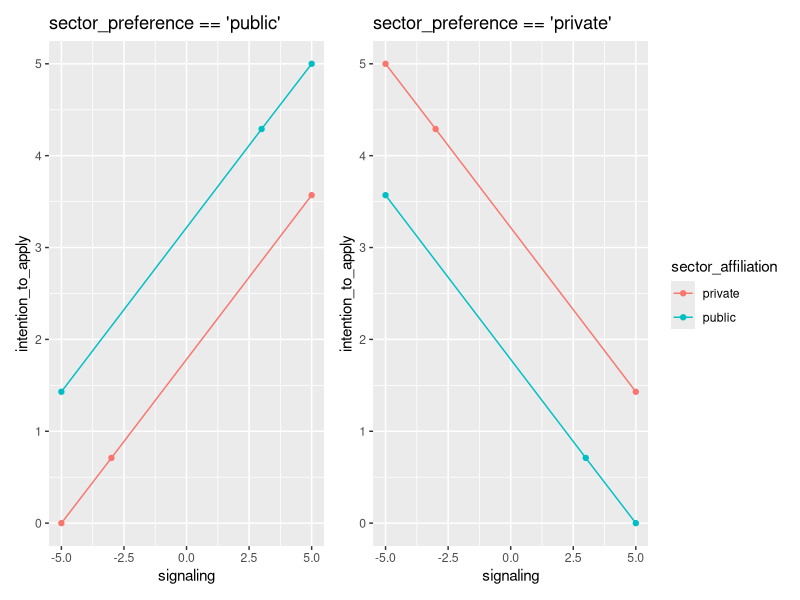
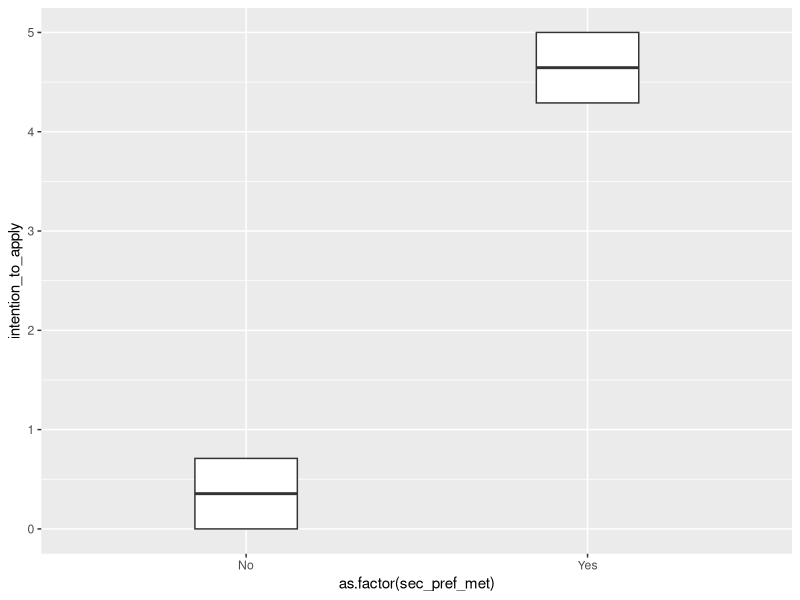

Here is the R script that generated these plots, in order:
# ---------------------------------------------------------------------------- #
#         Statistical analysis of the data collected in the experiment         #
#                                                                              #
#                     (c) Nico Gießmann, MA thesis, 2023-24                    #
# ---------------------------------------------------------------------------- #

# ---------------------------------- Imports --------------------------------- #

library(ggplot2)
library(dplyr)
library(patchwork)

sector_preference <- c("private","public", "public", "public", "public", "public", "public", "private", "private", "private", "private", "private")
sector_affiliation <- c("public", "private","public", "public", "public", "private", "private", "private", "private", "private", "public", "public") 
sec_pref_met <- c("No", "No", "Yes", "Yes", "Yes", "No", "No", "Yes", "Yes", "Yes", "No", "No")
signaling <- c(3, -3, 5, 3, -5, 5, -5, -5, -3, 5, -5, 5)
intention_to_apply <- c(0.71, 0.71, 5, 4.29, 1.43, 3.57, 0, 5, 4.29, 1.43, 3.57, 0)
manipulated <- c("No", "No", "No", "No", "Yes", "Yes", "No", "No", "No", "Yes", "Yes", "No")

data <- as.data.frame(cbind(sector_preference, sector_affiliation, sec_pref_met, signaling, intention_to_apply, manipulated))
data$signaling <- as.numeric(data$signaling)
data$intention_to_apply <- as.numeric(data$intention_to_apply)
data$sector_preference <- as.factor(data$sector_preference)
data$sector_affiliation <- as.factor(data$sector_affiliation)

plot_1 <- ggplot(data %>% filter(sector_preference == 'public'), aes(y = intention_to_apply, x = signaling, colour = sector_affiliation)) + 
  geom_point() +
  geom_line() +
  ylim(0, 5) +
  xlim(-5, 5) +
  ggtitle("sector_preference == 'public'")

plot_2 <- ggplot(data %>% filter(sector_preference == 'private'), aes(y = intention_to_apply, x = signaling, colour = sector_affiliation)) + 
  geom_point() +
  geom_line() +
  ylim(0, 5) +
  xlim(-5, 5) +
  ggtitle("sector_preference == 'private'")

plot_1 + plot_2 + plot_layout(guides = "collect")

# Hypothesis 2:
ggplot(data %>% filter(manipulated == 'No'), aes(y = intention_to_apply, x = as.factor(sec_pref_met), colour = signaling)) + 
  geom_boxplot(width = 0.3) +
  ylim(0, 5)

# Hypothesis 3:
intention_to_apply.lm <- lm(intention_to_apply ~ sector_preference*signaling, data %>% filter(sec_pref_met == 'Yes' & manipulated == 'No'))
summary(intention_to_apply.lm)

# Combined:
intention_to_apply.lm <- lm(intention_to_apply ~ sector_preference*signaling + sector_preference*sector_affiliation, data %>% filter(manipulated == 'No'))
summary(intention_to_apply.lm)

unique(data[c("sector_affiliation", "signaling")])